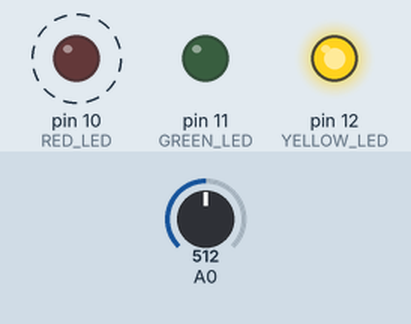
Simulated run of this sketch. Board: Arduino Uno, built with avr-gcc and run on an emulated ATmega328P. Parts: output pins drawn as LEDs (lit = HIGH). Dashed ring = blinking. The test bench sets the inputs (shaded band); at power-on: A0 = 512.

Above: at 2.3 s.
2.4 s: A0 set to 0
At 4.0 s:
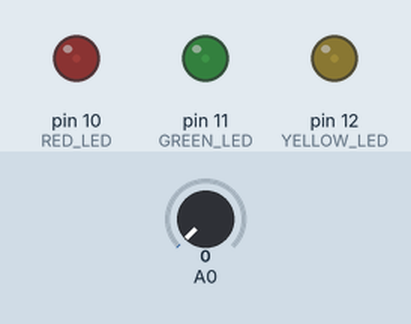
4.6 s: A0 set to 122
At 4.78 s:
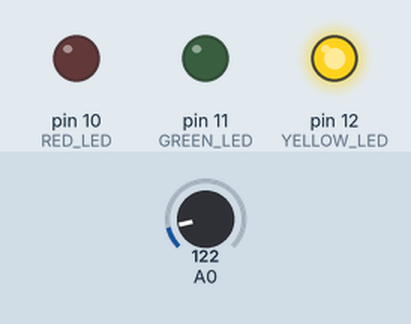
8.1 s: A0 set to 306
At 8.41 s:
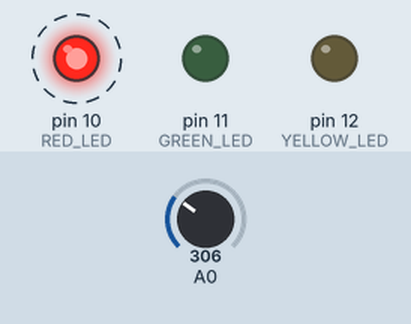
Timing chart, 0 to 17.6 s (numbered marks = the images above; inputs shaded):
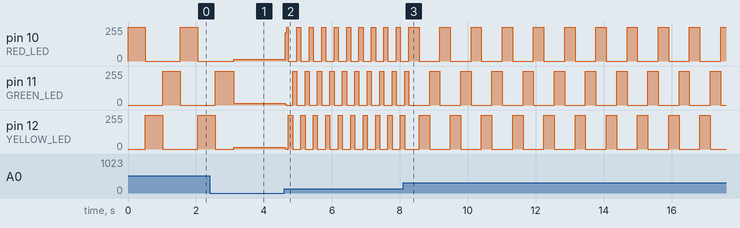

The sketch:

blink.ino
```cpp
int RED_LED=10;
int YELLOW_LED=12;
int GREEN_LED=11;


void setup() {
  // initialize digital pin LED_BUILTIN as an output.
  pinMode(RED_LED, OUTPUT);
  pinMode(YELLOW_LED, OUTPUT);
  pinMode(GREEN_LED, OUTPUT);
  Serial.begin(9600);

}


void blink(int pin,int count){
  digitalWrite(pin, HIGH);
  delay(count);
  digitalWrite(pin, LOW);
}

// the loop function runs over and over again forever
void loop() {
  int flashSpeed = analogRead(A0)  ;

  blink(RED_LED,flashSpeed);
  blink(YELLOW_LED,flashSpeed);
  blink(GREEN_LED,flashSpeed);

}
```

Measured:
- after the input at 4.6 s, pin 10 (RED_LED): 15/255 → 211/255 at once, then moves between 0/255 and 255/255, repeating every 1.1 s; pin 11 (GREEN_LED): 15/255 → 3/255 at once, then moves between 0/255 and 255/255, repeating every 1.1 s
- after the input at 8.1 s, pin 10 (RED_LED): alternates 255/255 for 0.31 s and 0/255 for 0.61 s, starting after 0.47 s
- by itself, pin 10 (RED_LED): alternates 255/255 for 0.51 s and 0/255 for 1.0 s
- by itself, pin 12 (YELLOW_LED): repeats every 0.92 s: 255/255 0.31 s, 0/255 0.61 s
